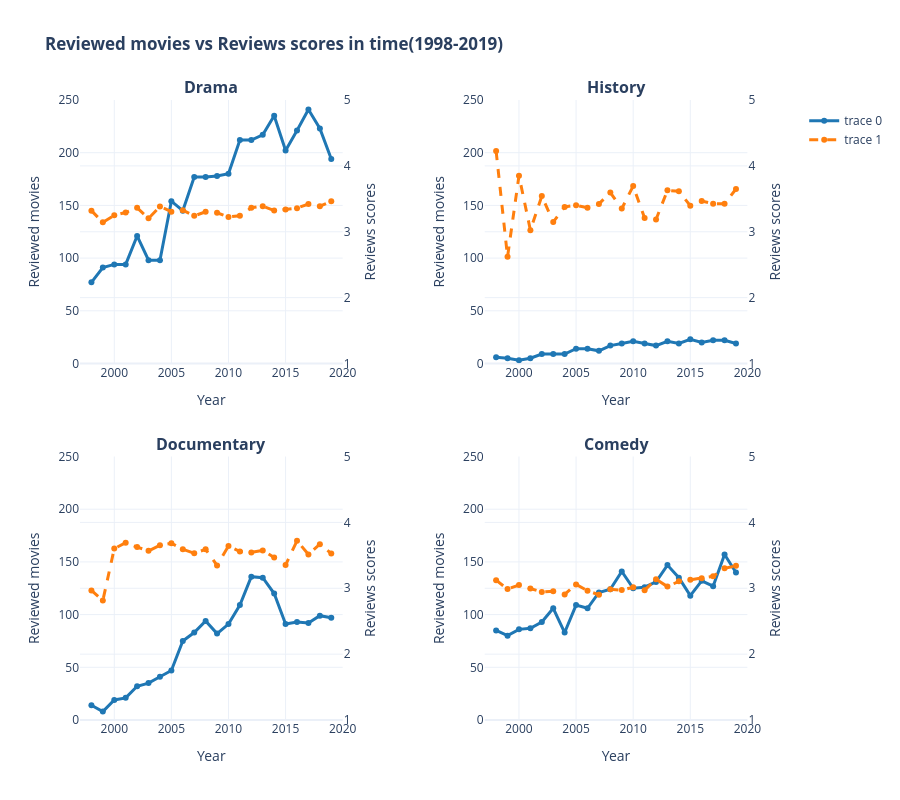

The cell this chart's notebook holds for it:
### Code cell
fig3 = make_subplots(
    rows=2, cols=2,
    subplot_titles=['<b>Drama</b>', '<b>History</b>', '<b>Documentary</b>', '<b>Comedy</b>'],
    vertical_spacing=0.15,
    horizontal_spacing=0.2,
    specs=[[{"secondary_y": True}, {"secondary_y": True}],
           [{"secondary_y": True}, {"secondary_y": True}]]
)

# Hover
for idx, genre in enumerate(genres):
    row, col = (idx // 2) + 1, (idx % 2) + 1

    # Using avg_rating_for_genre
    genre_data = avg_rating_for_genre[avg_rating_for_genre['genre'] == genre]

    # Reviewed movies hover
    fig3.add_trace(
        go.Scatter(
            x=genre_data['year_int'],
            y=genre_data['num_films_reviewed'],
            mode='lines+markers',
            line=dict(color='#1f77b4', width=3),
            marker=dict(size=6),
            showlegend=(idx == 0),
            hovertemplate=f'<b>{genre} %{{x}}</b><br>Movies: %{{y:,}}<extra></extra>'
        ),
        row=row, col=col, secondary_y=False
    )

    # Reviews scores
    fig3.add_trace(
        go.Scatter(
            x=genre_data['year_int'],
            y=genre_data['avg_rating'],
            mode='lines+markers',
            line=dict(color='#ff7f0e', width=3, dash='dash'),
            marker=dict(size=6),
            showlegend=(idx == 0),
            hovertemplate=f'<b>{genre} %{{x}}</b><br>Reviews scores: %{{y:.2f}}<extra></extra>'
        ),
        row=row, col=col, secondary_y=True
    )

fig3.update_layout(
    title=f'<b>Reviewed movies vs Reviews scores in time({first_year}-2019)</b>',
    height=800,
    hovermode="x unified",
    template='plotly_white',
    legend=dict(yanchor="top", y=0.99, xanchor="left", x=1.02)
)

# Axes
for row in [1, 2]:
    for col in [1, 2]:
        # Left: reviewed movies
        fig3.update_yaxes(
            title_text="Reviewed movies",
            secondary_y=False,
            row=row, col=col,
            range=[0, 250]
        )

        # Right: reviews scores
        fig3.update_yaxes(
            title_text="Reviews scores",
            secondary_y=True,
            row=row, col=col,
            range=[1, 5]
        )

        # Asse X
        fig3.update_xaxes(
            title_text="Year",
            row=row, col=col,
            range=[first_year-1, 2020]
        )

fig3.show()

### Figure 1 — Plotly figure (JSON) as saved in the notebook; plotly's stock layout.template omitted (floating-point values rounded to 4 significant figures)
{"data": [{"hovertemplate": "<b>Drama %{x}</b><br>Movies: %{y:,}<extra></extra>", "line": {"color": "#1f77b4", "width": 3}, "marker": {"size": 6}, "mode": "lines+markers", "showlegend": true, "x": [1998, 1999, 2000, 2001, 2002, 2003, 2004, 2005, 2006, 2007, 2008, 2009, 2010, 2011, 2012, 2013, 2014, 2015, 2016, 2017, 2018, 2019], "y": [77, 91, 94, 94, 121, 98, 98, 154, 145, 177, 177, 178, 180, 212, 212, 217, 235, 202, 221, 241, 223, 194], "type": "scatter", "xaxis": "x", "yaxis": "y"}, {"hovertemplate": "<b>Drama %{x}</b><br>Reviews scores: %{y:.2f}<extra></extra>", "line": {"color": "#ff7f0e", "dash": "dash", "width": 3}, "marker": {"size": 6}, "mode": "lines+markers", "showlegend": true, "x": [1998, 1999, 2000, 2001, 2002, 2003, 2004, 2005, 2006, 2007, 2008, 2009, 2010, 2011, 2012, 2013, 2014, 2015, 2016, 2017, 2018, 2019], "y": [3.32, 3.143, 3.249, 3.292, 3.363, 3.203, 3.384, 3.305, 3.328, 3.242, 3.303, 3.288, 3.226, 3.243, 3.364, 3.388, 3.321, 3.336, 3.358, 3.422, 3.388, 3.464], "type": "scatter", "xaxis": "x", "yaxis": "y2"}, {"hovertemplate": "<b>History %{x}</b><br>Movies: %{y:,}<extra></extra>", "line": {"color": "#1f77b4", "width": 3}, "marker": {"size": 6}, "mode": "lines+markers", "showlegend": false, "x": [1998, 1999, 2000, 2001, 2002, 2003, 2004, 2005, 2006, 2007, 2008, 2009, 2010, 2011, 2012, 2013, 2014, 2015, 2016, 2017, 2018, 2019], "y": [6, 5, 3, 5, 9, 9, 9, 14, 14, 12, 17, 19, 21, 19, 17, 21, 19, 23, 20, 22, 22, 19], "type": "scatter", "xaxis": "x2", "yaxis": "y3"}, {"hovertemplate": "<b>History %{x}</b><br>Reviews scores: %{y:.2f}<extra></extra>", "line": {"color": "#ff7f0e", "dash": "dash", "width": 3}, "marker": {"size": 6}, "mode": "lines+markers", "showlegend": false, "x": [1998, 1999, 2000, 2001, 2002, 2003, 2004, 2005, 2006, 2007, 2008, 2009, 2010, 2011, 2012, 2013, 2014, 2015, 2016, 2017, 2018, 2019], "y": [4.224, 2.619, 3.851, 3.024, 3.541, 3.147, 3.377, 3.403, 3.363, 3.422, 3.595, 3.351, 3.693, 3.21, 3.187, 3.629, 3.615, 3.396, 3.467, 3.424, 3.424, 3.649], "type": "scatter", "xaxis": "x2", "yaxis": "y4"}, {"hovertemplate": "<b>Documentary %{x}</b><br>Movies: %{y:,}<extra></extra>", "line": {"color": "#1f77b4", "width": 3}, "marker": {"size": 6}, "mode": "lines+markers", "showlegend": false, "x": [1998, 1999, 2000, 2001, 2002, 2003, 2004, 2005, 2006, 2007, 2008, 2009, 2010, 2011, 2012, 2013, 2014, 2015, 2016, 2017, 2018, 2019], "y": [14, 8, 19, 21, 32, 35, 41, 47, 75, 83, 94, 82, 91, 109, 136, 135, 120, 91, 93, 92, 99, 97], "type": "scatter", "xaxis": "x3", "yaxis": "y5"}, {"hovertemplate": "<b>Documentary %{x}</b><br>Reviews scores: %{y:.2f}<extra></extra>", "line": {"color": "#ff7f0e", "dash": "dash", "width": 3}, "marker": {"size": 6}, "mode": "lines+markers", "showlegend": false, "x": [1998, 1999, 2000, 2001, 2002, 2003, 2004, 2005, 2006, 2007, 2008, 2009, 2010, 2011, 2012, 2013, 2014, 2015, 2016, 2017, 2018, 2019], "y": [2.967, 2.813, 3.602, 3.692, 3.624, 3.567, 3.652, 3.684, 3.593, 3.532, 3.59, 3.346, 3.641, 3.556, 3.544, 3.575, 3.466, 3.353, 3.721, 3.513, 3.669, 3.528], "type": "scatter", "xaxis": "x3", "yaxis": "y6"}, {"hovertemplate": "<b>Comedy %{x}</b><br>Movies: %{y:,}<extra></extra>", "line": {"color": "#1f77b4", "width": 3}, "marker": {"size": 6}, "mode": "lines+markers", "showlegend": false, "x": [1998, 1999, 2000, 2001, 2002, 2003, 2004, 2005, 2006, 2007, 2008, 2009, 2010, 2011, 2012, 2013, 2014, 2015, 2016, 2017, 2018, 2019], "y": [85, 80, 86, 87, 93, 106, 83, 109, 106, 121, 124, 141, 125, 126, 131, 147, 135, 118, 132, 127, 157, 140], "type": "scatter", "xaxis": "x4", "yaxis": "y7"}, {"hovertemplate": "<b>Comedy %{x}</b><br>Reviews scores: %{y:.2f}<extra></extra>", "line": {"color": "#ff7f0e", "dash": "dash", "width": 3}, "marker": {"size": 6}, "mode": "lines+markers", "showlegend": false, "x": [1998, 1999, 2000, 2001, 2002, 2003, 2004, 2005, 2006, 2007, 2008, 2009, 2010, 2011, 2012, 2013, 2014, 2015, 2016, 2017, 2018, 2019], "y": [3.123, 2.987, 3.049, 2.995, 2.943, 2.954, 2.907, 3.058, 2.962, 2.899, 2.984, 2.972, 3.016, 2.971, 3.136, 3.026, 3.105, 3.129, 3.153, 3.182, 3.303, 3.34], "type": "scatter", "xaxis": "x4", "yaxis": "y8"}], "layout": {"xaxis": {"anchor": "y", "domain": [0.0, 0.37], "title": {"text": "Year"}, "range": [1997, 2020]}, "yaxis": {"anchor": "x", "domain": [0.575, 1.0], "title": {"text": "Reviewed movies"}, "range": [0, 250]}, "yaxis2": {"anchor": "x", "overlaying": "y", "side": "right", "title": {"text": "Reviews scores"}, "range": [1, 5]}, "xaxis2": {"anchor": "y3", "domain": [0.57, 0.94], "title": {"text": "Year"}, "range": [1997, 2020]}, "yaxis3": {"anchor": "x2", "domain": [0.575, 1.0], "title": {"text": "Reviewed movies"}, "range": [0, 250]}, "yaxis4": {"anchor": "x2", "overlaying": "y3", "side": "right", "title": {"text": "Reviews scores"}, "range": [1, 5]}, "xaxis3": {"anchor": "y5", "domain": [0.0, 0.37], "title": {"text": "Year"}, "range": [1997, 2020]}, "yaxis5": {"anchor": "x3", "domain": [0.0, 0.425], "title": {"text": "Reviewed movies"}, "range": [0, 250]}, "yaxis6": {"anchor": "x3", "overlaying": "y5", "side": "right", "title": {"text": "Reviews scores"}, "range": [1, 5]}, "xaxis4": {"anchor": "y7", "domain": [0.57, 0.94], "title": {"text": "Year"}, "range": [1997, 2020]}, "yaxis7": {"anchor": "x4", "domain": [0.0, 0.425], "title": {"text": "Reviewed movies"}, "range": [0, 250]}, "yaxis8": {"anchor": "x4", "overlaying": "y7", "side": "right", "title": {"text": "Reviews scores"}, "range": [1, 5]}, "annotations": [{"font": {"size": 16}, "showarrow": false, "text": "<b>Drama</b>", "x": 0.185, "xanchor": "center", "xref": "paper", "y": 1.0, "yanchor": "bottom", "yref": "paper"}, {"font": {"size": 16}, "showarrow": false, "text": "<b>History</b>", "x": 0.755, "xanchor": "center", "xref": "paper", "y": 1.0, "yanchor": "bottom", "yref": "paper"}, {"font": {"size": 16}, "showarrow": false, "text": "<b>Documentary</b>", "x": 0.185, "xanchor": "center", "xref": "paper", "y": 0.425, "yanchor": "bottom", "yref": "paper"}, {"font": {"size": 16}, "showarrow": false, "text": "<b>Comedy</b>", "x": 0.755, "xanchor": "center", "xref": "paper", "y": 0.425, "yanchor": "bottom", "yref": "paper"}], "legend": {"yanchor": "top", "y": 0.99, "xanchor": "left", "x": 1.02}, "title": {"text": "<b>Reviewed movies vs Reviews scores in time(1998-2019)</b>"}, "height": 800, "hovermode": "x unified"}}
